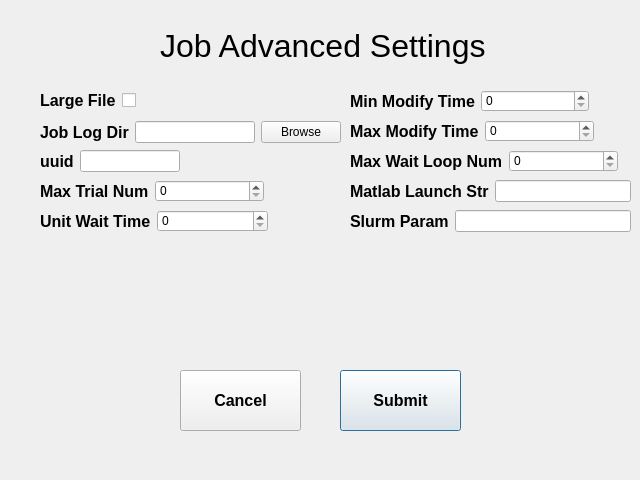
<?xml version="1.0" encoding="UTF-8"?>
<ui version="4.0">
 <class>jobAdvanced</class>
 <widget class="QDialog" name="jobAdvanced">
  <property name="geometry">
   <rect>
    <x>0</x>
    <y>0</y>
    <width>640</width>
    <height>480</height>
   </rect>
  </property>
  <property name="windowTitle">
   <string>Job Advanced Settings</string>
  </property>
  <widget class="QLabel" name="jobAdvancedSettingsLabel">
   <property name="geometry">
    <rect>
     <x>160</x>
     <y>10</y>
     <width>331</width>
     <height>71</height>
    </rect>
   </property>
   <property name="font">
    <font>
     <pointsize>24</pointsize>
    </font>
   </property>
   <property name="text">
    <string>Job Advanced Settings</string>
   </property>
  </widget>
  <widget class="QPushButton" name="submitButton">
   <property name="geometry">
    <rect>
     <x>340</x>
     <y>370</y>
     <width>121</width>
     <height>61</height>
    </rect>
   </property>
   <property name="font">
    <font>
     <pointsize>12</pointsize>
     <weight>75</weight>
     <bold>true</bold>
    </font>
   </property>
   <property name="text">
    <string>Submit</string>
   </property>
  </widget>
  <widget class="QPushButton" name="cancelButton">
   <property name="geometry">
    <rect>
     <x>180</x>
     <y>370</y>
     <width>121</width>
     <height>61</height>
    </rect>
   </property>
   <property name="font">
    <font>
     <pointsize>12</pointsize>
     <weight>75</weight>
     <bold>true</bold>
    </font>
   </property>
   <property name="text">
    <string>Cancel</string>
   </property>
  </widget>
  <widget class="QWidget" name="">
   <property name="geometry">
    <rect>
     <x>40</x>
     <y>90</y>
     <width>101</width>
     <height>21</height>
    </rect>
   </property>
   <layout class="QHBoxLayout" name="horizontalLayout">
    <item>
     <widget class="QLabel" name="largeFileLabel">
      <property name="font">
       <font>
        <pointsize>12</pointsize>
        <weight>75</weight>
        <bold>true</bold>
       </font>
      </property>
      <property name="text">
       <string>Large File</string>
      </property>
     </widget>
    </item>
    <item>
     <widget class="QCheckBox" name="largeFileCheckBox">
      <property name="autoFillBackground">
       <bool>false</bool>
      </property>
      <property name="text">
       <string/>
      </property>
     </widget>
    </item>
   </layout>
  </widget>
  <widget class="QWidget" name="">
   <property name="geometry">
    <rect>
     <x>40</x>
     <y>150</y>
     <width>140</width>
     <height>22</height>
    </rect>
   </property>
   <layout class="QHBoxLayout" name="horizontalLayout_2">
    <item>
     <widget class="QLabel" name="uuidLabel">
      <property name="font">
       <font>
        <pointsize>12</pointsize>
        <weight>75</weight>
        <bold>true</bold>
       </font>
      </property>
      <property name="text">
       <string>uuid</string>
      </property>
     </widget>
    </item>
    <item>
     <widget class="QLineEdit" name="uuidLineEdit"/>
    </item>
   </layout>
  </widget>
  <widget class="QWidget" name="">
   <property name="geometry">
    <rect>
     <x>40</x>
     <y>180</y>
     <width>224</width>
     <height>22</height>
    </rect>
   </property>
   <layout class="QHBoxLayout" name="horizontalLayout_3">
    <item>
     <widget class="QLabel" name="maxTrialNumLabel">
      <property name="font">
       <font>
        <pointsize>12</pointsize>
        <weight>75</weight>
        <bold>true</bold>
       </font>
      </property>
      <property name="text">
       <string>Max Trial Num</string>
      </property>
     </widget>
    </item>
    <item>
     <widget class="QSpinBox" name="maxTrialNumSpinBox"/>
    </item>
   </layout>
  </widget>
  <widget class="QWidget" name="">
   <property name="geometry">
    <rect>
     <x>40</x>
     <y>210</y>
     <width>228</width>
     <height>22</height>
    </rect>
   </property>
   <layout class="QHBoxLayout" name="horizontalLayout_4">
    <item>
     <widget class="QLabel" name="unitWaitTimeLabel">
      <property name="font">
       <font>
        <pointsize>12</pointsize>
        <weight>75</weight>
        <bold>true</bold>
       </font>
      </property>
      <property name="text">
       <string>Unit Wait Time</string>
      </property>
     </widget>
    </item>
    <item>
     <widget class="QSpinBox" name="unitWaitTimeSpinBox"/>
    </item>
   </layout>
  </widget>
  <widget class="QWidget" name="">
   <property name="geometry">
    <rect>
     <x>40</x>
     <y>120</y>
     <width>301</width>
     <height>25</height>
    </rect>
   </property>
   <layout class="QHBoxLayout" name="horizontalLayout_5">
    <item>
     <widget class="QLabel" name="jobLogDirLabel">
      <property name="font">
       <font>
        <pointsize>12</pointsize>
        <weight>75</weight>
        <bold>true</bold>
       </font>
      </property>
      <property name="text">
       <string>Job Log Dir</string>
      </property>
     </widget>
    </item>
    <item>
     <widget class="QLineEdit" name="jobLogDirLineEdit">
      <property name="alignment">
       <set>Qt::AlignLeading|Qt::AlignLeft|Qt::AlignVCenter</set>
      </property>
     </widget>
    </item>
    <item>
     <widget class="QPushButton" name="jobLogDirBrowseButton">
      <property name="text">
       <string>Browse</string>
      </property>
     </widget>
    </item>
   </layout>
  </widget>
  <widget class="QWidget" name="">
   <property name="geometry">
    <rect>
     <x>350</x>
     <y>90</y>
     <width>239</width>
     <height>22</height>
    </rect>
   </property>
   <layout class="QHBoxLayout" name="horizontalLayout_6">
    <item>
     <widget class="QLabel" name="minModifyTimeLabel">
      <property name="font">
       <font>
        <pointsize>12</pointsize>
        <weight>75</weight>
        <bold>true</bold>
       </font>
      </property>
      <property name="text">
       <string>Min Modify Time</string>
      </property>
     </widget>
    </item>
    <item>
     <widget class="QSpinBox" name="minModifyTimeSpinBox"/>
    </item>
   </layout>
  </widget>
  <widget class="QWidget" name="">
   <property name="geometry">
    <rect>
     <x>350</x>
     <y>120</y>
     <width>244</width>
     <height>22</height>
    </rect>
   </property>
   <layout class="QHBoxLayout" name="horizontalLayout_7">
    <item>
     <widget class="QLabel" name="maxModifyTimeLabel">
      <property name="font">
       <font>
        <pointsize>12</pointsize>
        <weight>75</weight>
        <bold>true</bold>
       </font>
      </property>
      <property name="text">
       <string>Max Modify Time</string>
      </property>
     </widget>
    </item>
    <item>
     <widget class="QSpinBox" name="maxModifyTimeSpinBox"/>
    </item>
   </layout>
  </widget>
  <widget class="QWidget" name="">
   <property name="geometry">
    <rect>
     <x>350</x>
     <y>150</y>
     <width>268</width>
     <height>22</height>
    </rect>
   </property>
   <layout class="QHBoxLayout" name="horizontalLayout_8">
    <item>
     <widget class="QLabel" name="maxWaitLoopNumLabel">
      <property name="font">
       <font>
        <pointsize>12</pointsize>
        <weight>75</weight>
        <bold>true</bold>
       </font>
      </property>
      <property name="text">
       <string>Max Wait Loop Num</string>
      </property>
     </widget>
    </item>
    <item>
     <widget class="QSpinBox" name="maxWaitLoopNumSpinBox"/>
    </item>
   </layout>
  </widget>
  <widget class="QWidget" name="">
   <property name="geometry">
    <rect>
     <x>350</x>
     <y>180</y>
     <width>281</width>
     <height>22</height>
    </rect>
   </property>
   <layout class="QHBoxLayout" name="horizontalLayout_9">
    <item>
     <widget class="QLabel" name="matlabLaunchStrLabel">
      <property name="font">
       <font>
        <pointsize>12</pointsize>
        <weight>75</weight>
        <bold>true</bold>
       </font>
      </property>
      <property name="text">
       <string>Matlab Launch Str</string>
      </property>
     </widget>
    </item>
    <item>
     <widget class="QLineEdit" name="matlabLaunchStrLineEdit">
      <property name="alignment">
       <set>Qt::AlignRight|Qt::AlignTrailing|Qt::AlignVCenter</set>
      </property>
     </widget>
    </item>
   </layout>
  </widget>
  <widget class="QWidget" name="">
   <property name="geometry">
    <rect>
     <x>350</x>
     <y>210</y>
     <width>281</width>
     <height>22</height>
    </rect>
   </property>
   <layout class="QHBoxLayout" name="horizontalLayout_10">
    <item>
     <widget class="QLabel" name="slurmParamLabel">
      <property name="font">
       <font>
        <pointsize>12</pointsize>
        <weight>75</weight>
        <bold>true</bold>
       </font>
      </property>
      <property name="text">
       <string>Slurm Param</string>
      </property>
     </widget>
    </item>
    <item>
     <widget class="QLineEdit" name="slurmParamLineEdit">
      <property name="alignment">
       <set>Qt::AlignRight|Qt::AlignTrailing|Qt::AlignVCenter</set>
      </property>
     </widget>
    </item>
   </layout>
  </widget>
 </widget>
 <resources/>
 <connections/>
</ui>
